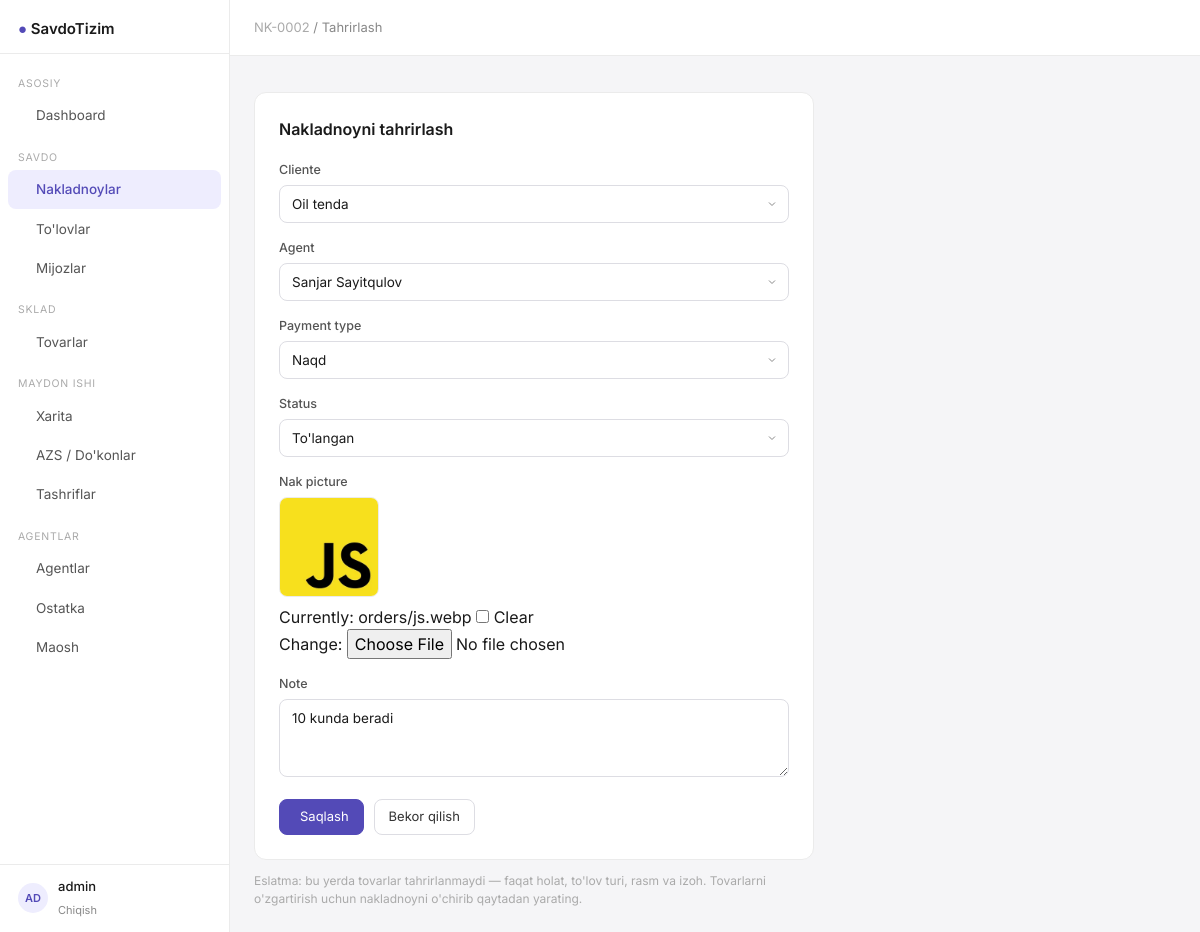
The page /orders/2/edit/ (signed in) on the database its author committed.
### apps/models.py (models this page shows, shortened)
class User(AbstractUser):
    pass

class Order(Model):
    class Status(TextChoices):
        PENDING = 'pending', "Kutilmoqda"
        PAID = 'paid', "To'langan"
        DEBT = 'debt', "Qarz"
        CANCELLED = 'cancelled', "Bekor qilingan"
    class PaymentType(TextChoices):
        CASH = 'cash', "Naqd"
        TRANSFER = 'transfer', "Perechesleniye"
        DEBT = 'debt', "Qarz (keyinroq)"
    number = CharField(max_length=20, unique=True, blank=True)
    cliente = ForeignKey(Cliente, on_delete=CASCADE, related_name='orders')
    agent = ForeignKey(Agent, on_delete=CASCADE, related_name='orders')
    status = CharField(max_length=20, choices=Status.choices, default=Status.PENDING)
    payment_type = CharField(
        max_length=20, choices=PaymentType.choices, default=PaymentType.CASH
    )
    total_sum = IntegerField(default=0)
    nak_picture = ImageField(upload_to='orders/', null=True, blank=True)
    note = TextField(blank=True)
    date_created = DateTimeField(auto_now_add=True)
    date_updated = DateTimeField(auto_now=True)
    class Meta:
        verbose_name = "Nakladnoy"
        verbose_name_plural = "Nakladnoylar"
        ordering = ['-date_created']

### apps/views.py (the view)
# urls.py: path('orders/<int:pk>/edit/', views.order_update, name='order_update'),
@login_required
def order_update(request, pk):
    order = get_object_or_404(Order, pk=pk)
    if request.method == 'POST':
        form = OrderUpdateForm(request.POST, request.FILES, instance=order)
        if form.is_valid():
            form.save()
            messages.success(request, "Nakladnoy yangilandi.")
            return redirect('order_detail', pk=pk)
    else:
        form = OrderUpdateForm(instance=order)
    return render(request, 'orders/update_form.html', {'form': form, 'order': order})

### apps/forms.py
class OrderUpdateForm(forms.ModelForm):
    class Meta:
        model = Order
        fields = ['cliente', 'agent', 'payment_type', 'status', 'nak_picture', 'note']
        widgets = {'note': forms.Textarea(attrs=TEXTAREA)}
    def __init__(self, *args, **kwargs):
        super().__init__(*args, **kwargs)
        for name, f in self.fields.items():
            if name not in ('nak_picture',):
                f.widget.attrs.update(ATTRS)

### apps/models.py (called while the page is built)
    def __str__(self):
        return f"{self.first_name} {self.last_name}"

    def __str__(self):
        return self.firma_name or f"{self.first_name} {self.last_name}"

### templates/orders/update_form.html (shortened to what this page needs)
{% extends "base.html" %}
{% block breadcrumb %}
  <a href="{% url 'order_detail' order.pk %}" style="color:#aaa;text-decoration:none;">{{ order.number }}</a> / Tahrirlash
{% endblock %}
{% block content %}
<div style="max-width:560px;">
  <div class="card" style="padding:24px;">
    <h2 style="font-size:16px; font-weight:600; margin-bottom:20px;">Nakladnoyni tahrirlash</h2>
    <form method="post" enctype="multipart/form-data">
      {% for field in form %}
      <div class="form-group">
        <label class="form-label">{{ field.label }}</label>
        {% if field.name == 'nak_picture' and field.value %}
        <div style="margin-bottom:8px;">
          <img src="{{ field.value.url }}" style="width:100px; border-radius:8px; border:1px solid #EBEBEB;">
        </div>
        {% endif %}
        {{ field }}
      </div>
      {% endfor %}
      <div style="display:flex; gap:10px; margin-top:8px;">
        <button type="submit" class="btn btn-primary"> Saqlash</button>
        <a href="{% url 'order_detail' order.pk %}" class="btn">Bekor qilish</a>
      </div>
    </form>
  </div>
  <div style="margin-top:12px; font-size:12px; color:#aaa;">
    Eslatma: bu yerda tovarlar tahrirlanmaydi — faqat holat, to'lov turi, rasm va izoh. Tovarlarni o'zgartirish uchun nakladnoyni o'chirib qaytadan yarating.
  </div>
</div>
{% endblock %}

### templates/base.html (shortened to what this page needs)
<!DOCTYPE html>
<html lang="uz">
<head>
    <script src="https://cdn.tailwindcss.com"></script>
    <link rel="stylesheet" href="https://cdn.jsdelivr.net/npm/@tabler/icons-webfont@latest/tabler-icons.min.css"/>
</head>
<body>
<aside class="sidebar">
    <div style="padding:16px 18px 12px; border-bottom:1px solid #EBEBEB;">
    <span style="font-size:15px; font-weight:600;">
      <span style="color:#534AB7;">●</span> SavdoTizim
    </span>
    </div>
    <nav style="flex:1; padding:8px 0; overflow-y:auto;">
        <div class="nav-section">Asosiy</div>
        <a href="{% url 'dashboard' %}"
           class="nav-link {% if request.resolver_match.url_name == 'dashboard' %}active{% endif %}">
             Dashboard
        </a>
        <div class="nav-section">Savdo</div>
        <a href="{% url 'order_list' %}"
           class="nav-link {% if 'order' in request.resolver_match.url_name %}active{% endif %}">
             Nakladnoylar
        </a>
        <a href="{% url 'payment_list' %}"
           class="nav-link {% if 'payment' in request.resolver_match.url_name %}active{% endif %}">
             To'lovlar
        </a>
        <a href="{% url 'cliente_list' %}"
           class="nav-link {% if 'cliente' in request.resolver_match.url_name %}active{% endif %}">
             Mijozlar
        </a>
        <div class="nav-section">Sklad</div>
        <a href="{% url 'product_list' %}"
           class="nav-link {% if 'product' in request.resolver_match.url_name %}active{% endif %}">
             Tovarlar
        </a>
        <div class="nav-section">Maydon ishi</div>
        <a href="{% url 'point_map' %}"
           class="nav-link {% if request.resolver_match.url_name == 'point_map' %}active{% endif %}">
             Xarita
        </a>
        <a href="{% url 'point_list' %}"
           class="nav-link {% if request.resolver_match.url_name in 'point_list,point_create,point_update' %}active{% endif %}">
             AZS / Do'konlar
        </a>
        <a href="{% url 'visit_list' %}"
           class="nav-link {% if 'visit' in request.resolver_match.url_name %}active{% endif %}">
             Tashriflar
        </a>
        <div class="nav-section">Agentlar</div>
        <a href="{% url 'agent_list' %}"
           class="nav-link {% if request.resolver_match.url_name in 'agent_list,agent_detail' %}active{% endif %}">
             Agentlar
        </a>
        <a href="{% url 'agent_balance_list' %}"
           class="nav-link {% if 'balance' in request.resolver_match.url_name %}active{% endif %}">
             Ostatka
        </a>
        <a href="{% url 'salary_list' %}"
           class="nav-link {% if 'salary' in request.resolver_match.url_name %}active{% endif %}">
             Maosh
        </a>
    </nav>
    <div style="padding:12px 18px; border-top:1px solid #EBEBEB;">
        {% if user.is_authenticated %}
            <div style="display:flex; align-items:center; gap:10px;">
                <div class="avatar">{{ user.username|slice:":2"|upper }}</div>
                <div>
                    <div style="font-size:13px; font-weight:500;">{{ user.get_full_name|default:user.username }}</div>
                    <a href="{% url 'logout' %}" style="font-size:11px; color:#888; text-decoration:none;">Chiqish</a>
                </div>
            </div>
        {% endif %}
    </div>
</aside>
<div class="main-content">
    <header class="topbar" style="display:flex; align-items:center; justify-content:space-between; padding:0 24px;">
        <nav style="font-size:13px; color:#888;">
            {% block breadcrumb %}{% endblock %}
        </nav>
    </header>
    <main style="padding:24px; flex:1;">
        {% block content %}{% endblock %}
    </main>
</div>
</body>
</html>

### templates/base.html (style rules this page uses)
* { box-sizing: border-box; }
body { font-family: 'Inter', sans-serif; background: #F5F5F7; color: #1a1a1a; }
.sidebar { width: 230px; min-height: 100vh; background: #fff; border-right: 1px solid #EBEBEB; position: fixed; top: 0; left: 0; bottom: 0; z-index: 40; display: flex; flex-direction: column; }
.main-content { margin-left: 230px; min-height: 100vh; display: flex; flex-direction: column; }
.topbar { height: 56px; background: #fff; border-bottom: 1px solid #EBEBEB; position: sticky; top: 0; z-index: 30; }
.nav-link { display: flex; align-items: center; gap: 10px; padding: 9px 18px; font-size: 13.5px; color: #555; border-radius: 8px; margin: 1px 8px; transition: background .12s, color .12s; text-decoration: none; }
.nav-link.active { background: #EEEDFE; color: #534AB7; font-weight: 500; }
.nav-section { font-size: 10.5px; color: #aaa; padding: 14px 18px 4px; text-transform: uppercase; letter-spacing: .07em; }
.card { background: #fff; border: 1px solid #EBEBEB; border-radius: 12px; }
.btn { display: inline-flex; align-items: center; gap: 6px; padding: 7px 14px; font-size: 13px; border-radius: 8px; border: 1px solid #DDDDE3; background: #fff; cursor: pointer; color: #333; text-decoration: none; transition: background .12s; }
.btn-primary { background: #534AB7; color: #fff; border-color: #534AB7; }
.form-control { width: 100%; padding: 8px 12px; font-size: 13.5px; border: 1px solid #DDDDE3; border-radius: 8px; background: #fff; color: #1a1a1a; outline: none; transition: border .12s; }
.form-label { font-size: 12.5px; font-weight: 500; color: #555; margin-bottom: 5px; display: block; }
.form-group { margin-bottom: 16px; }
select.form-control { appearance: none; background-repeat: no-repeat; background-position: right 10px center; padding-right: 32px; }
.avatar { width: 30px; height: 30px; border-radius: 50%; background: #EEEDFE; color: #534AB7; font-size: 11px; font-weight: 600; display: inline-flex; align-items: center; justify-content: center; flex-shrink: 0; }

### rows shown on the page
User: username "AD", get_full_name "admin"
Order: number "NK-0002", form "Oil tenda" "Sanjar Sayitqulov" "Naqd" "To'langan" "10 kunda beradi"

### other values the page prints
{{ field.label }} "Cliente" "Agent" "Payment type" "Status" "Nak picture" "Note"
